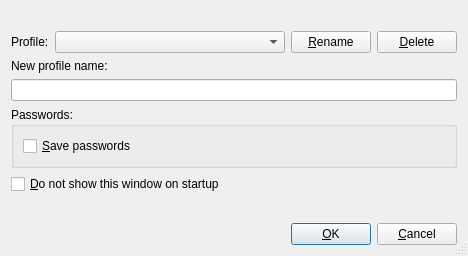
<?xml version="1.0" encoding="UTF-8"?>
<ui version="4.0">
 <class>LoginDialogBase</class>
 <widget class="QDialog" name="LoginDialogBase">
  <property name="geometry">
   <rect>
    <x>0</x>
    <y>0</y>
    <width>468</width>
    <height>256</height>
   </rect>
  </property>
  <property name="windowTitle">
   <string>Login</string>
  </property>
  <property name="sizeGripEnabled">
   <bool>true</bool>
  </property>
  <layout class="QVBoxLayout" name="verticalLayout_2">
   <item>
    <widget class="QLabel" name="lblMessage">
     <property name="font">
      <font>
       <weight>75</weight>
       <bold>true</bold>
      </font>
     </property>
     <property name="text">
      <string/>
     </property>
     <property name="alignment">
      <set>Qt::AlignCenter</set>
     </property>
     <property name="wordWrap">
      <bool>false</bool>
     </property>
    </widget>
   </item>
   <item>
    <layout class="QHBoxLayout" name="_4">
     <item>
      <widget class="QLabel" name="lblProfile">
       <property name="text">
        <string>Profile:</string>
       </property>
      </widget>
     </item>
     <item>
      <widget class="QComboBox" name="cmbProfile">
       <property name="sizePolicy">
        <sizepolicy hsizetype="Expanding" vsizetype="Fixed">
         <horstretch>0</horstretch>
         <verstretch>0</verstretch>
        </sizepolicy>
       </property>
       <property name="minimumSize">
        <size>
         <width>200</width>
         <height>0</height>
        </size>
       </property>
      </widget>
     </item>
     <item>
      <widget class="QPushButton" name="btnRename">
       <property name="text">
        <string>&amp;Rename</string>
       </property>
      </widget>
     </item>
     <item>
      <widget class="QPushButton" name="btnDelete">
       <property name="text">
        <string>&amp;Delete</string>
       </property>
      </widget>
     </item>
    </layout>
   </item>
   <item>
    <widget class="QLabel" name="labelNew">
     <property name="text">
      <string>New profile name:</string>
     </property>
    </widget>
   </item>
   <item>
    <widget class="QLineEdit" name="e_newName"/>
   </item>
   <item>
    <widget class="QGroupBox" name="groupBoxPasswords">
     <property name="sizePolicy">
      <sizepolicy hsizetype="Preferred" vsizetype="Preferred">
       <horstretch>0</horstretch>
       <verstretch>0</verstretch>
      </sizepolicy>
     </property>
     <property name="title">
      <string>Passwords:</string>
     </property>
     <layout class="QVBoxLayout" name="_2">
      <item>
       <layout class="QVBoxLayout" name="verticalLayout"/>
      </item>
      <item>
       <widget class="QCheckBox" name="chkSave">
        <property name="text">
         <string>&amp;Save passwords</string>
        </property>
       </widget>
      </item>
     </layout>
    </widget>
   </item>
   <item>
    <widget class="QCheckBox" name="chkNoShow">
     <property name="text">
      <string>&amp;Do not show this window on startup</string>
     </property>
    </widget>
   </item>
   <item>
    <spacer name="spacer_2">
     <property name="orientation">
      <enum>Qt::Vertical</enum>
     </property>
     <property name="sizeHint" stdset="0">
      <size>
       <width>20</width>
       <height>12</height>
      </size>
     </property>
    </spacer>
   </item>
   <item>
    <layout class="QHBoxLayout" name="_3">
     <item>
      <spacer name="spacer">
       <property name="orientation">
        <enum>Qt::Horizontal</enum>
       </property>
       <property name="sizeType">
        <enum>QSizePolicy::Expanding</enum>
       </property>
       <property name="sizeHint" stdset="0">
        <size>
         <width>20</width>
         <height>20</height>
        </size>
       </property>
      </spacer>
     </item>
     <item>
      <widget class="QPushButton" name="buttonOk">
       <property name="text">
        <string>&amp;OK</string>
       </property>
       <property name="autoDefault">
        <bool>true</bool>
       </property>
       <property name="default">
        <bool>true</bool>
       </property>
      </widget>
     </item>
     <item>
      <widget class="QPushButton" name="buttonCancel">
       <property name="text">
        <string>&amp;Cancel</string>
       </property>
       <property name="autoDefault">
        <bool>true</bool>
       </property>
      </widget>
     </item>
    </layout>
   </item>
  </layout>
 </widget>
 <tabstops>
  <tabstop>chkNoShow</tabstop>
  <tabstop>buttonOk</tabstop>
  <tabstop>buttonCancel</tabstop>
  <tabstop>cmbProfile</tabstop>
  <tabstop>btnRename</tabstop>
  <tabstop>btnDelete</tabstop>
  <tabstop>chkSave</tabstop>
 </tabstops>
 <resources/>
 <connections>
  <connection>
   <sender>buttonOk</sender>
   <signal>clicked()</signal>
   <receiver>LoginDialogBase</receiver>
   <slot>accept()</slot>
   <hints>
    <hint type="sourcelabel">
     <x>20</x>
     <y>20</y>
    </hint>
    <hint type="destinationlabel">
     <x>20</x>
     <y>20</y>
    </hint>
   </hints>
  </connection>
  <connection>
   <sender>buttonCancel</sender>
   <signal>clicked()</signal>
   <receiver>LoginDialogBase</receiver>
   <slot>reject()</slot>
   <hints>
    <hint type="sourcelabel">
     <x>20</x>
     <y>20</y>
    </hint>
    <hint type="destinationlabel">
     <x>20</x>
     <y>20</y>
    </hint>
   </hints>
  </connection>
 </connections>
</ui>
